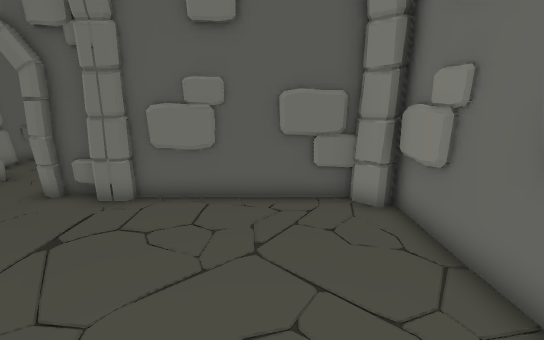
view 1 (above)

19 first-person views from a walk through a Unity game level. The camera is 1.4 m above the floor, tilts 14° down and sees 90° across. Doors are open. The floor is counted in squares, 0.5 m on a side. Each view is taken from the middle of a square. On the plan, view 1 faces up. The plan holds only what a view shows up to about 19 squares ahead; the rest is blank. The place goes on beyond the plan. The player is left out. Some animated figures are left out.

view 2
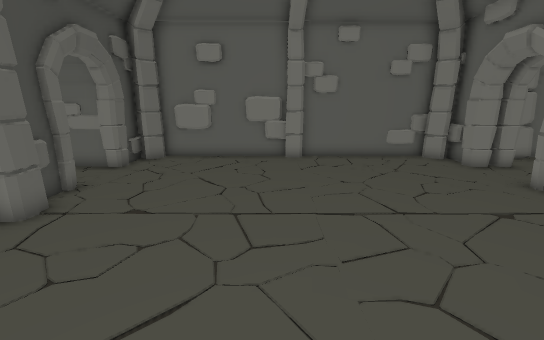

view 3
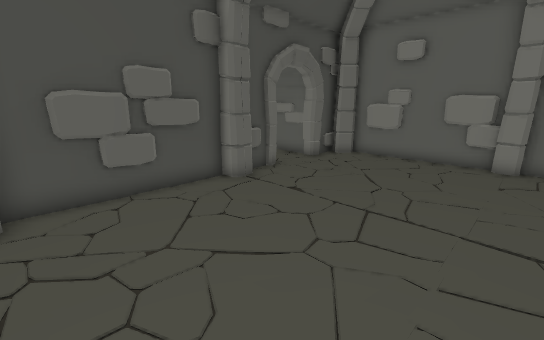

view 4
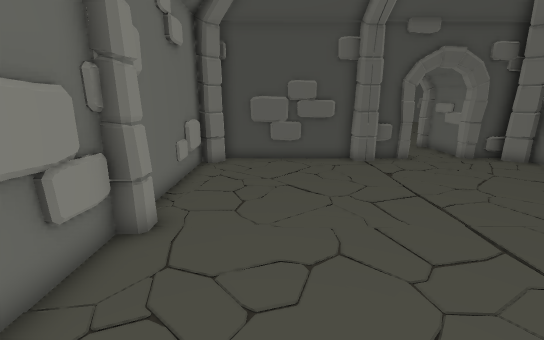

view 5
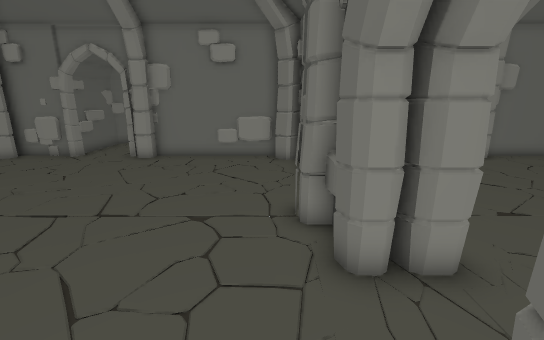

view 6
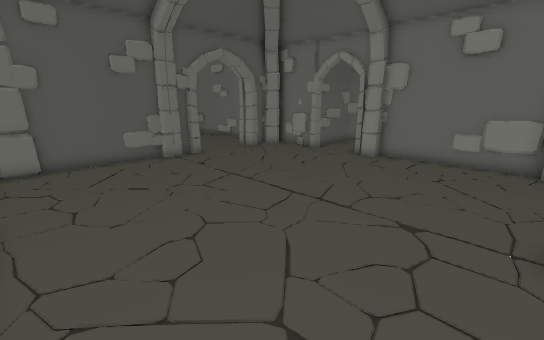

view 7
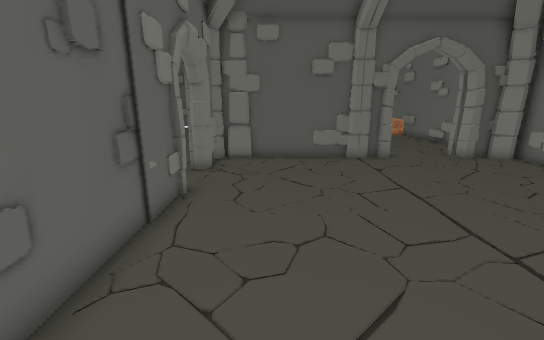

view 8
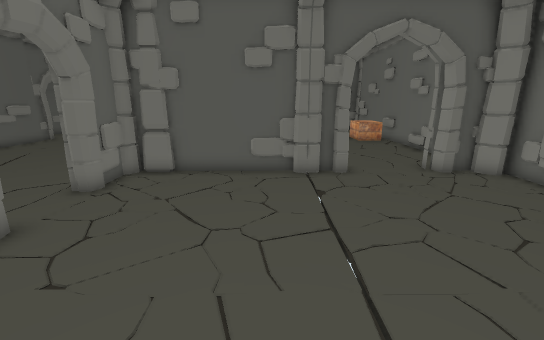

view 9
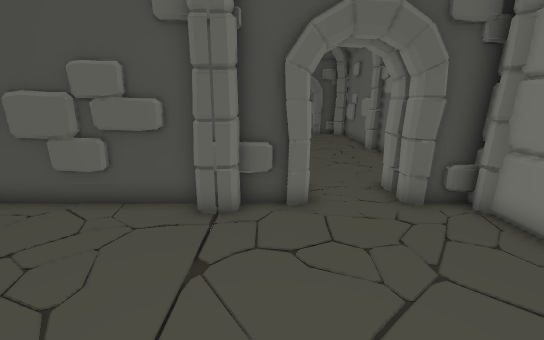

view 10
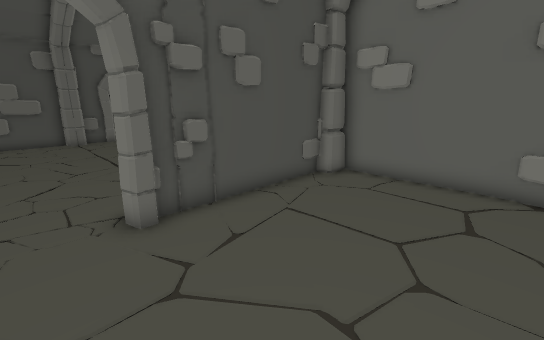

view 11
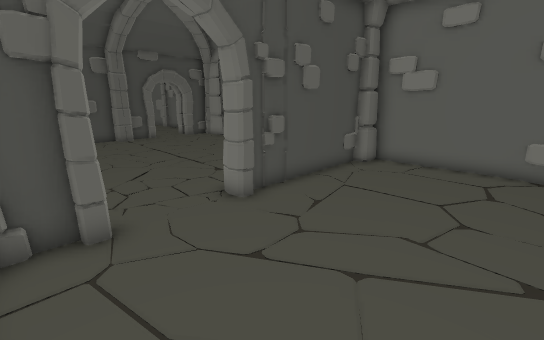

view 12
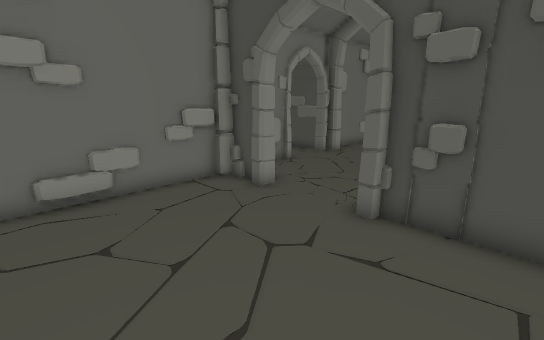

view 13
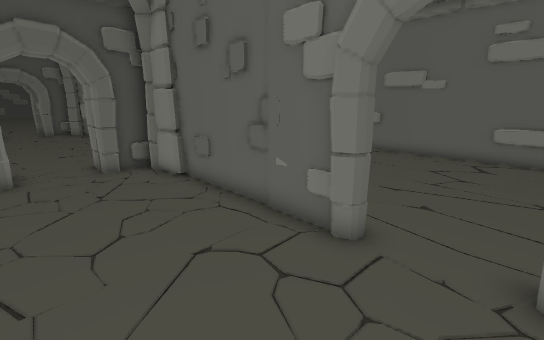

view 14
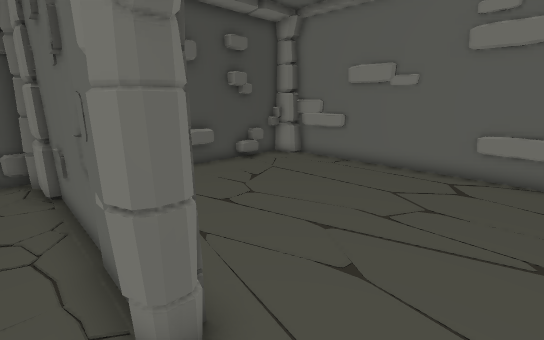

view 15
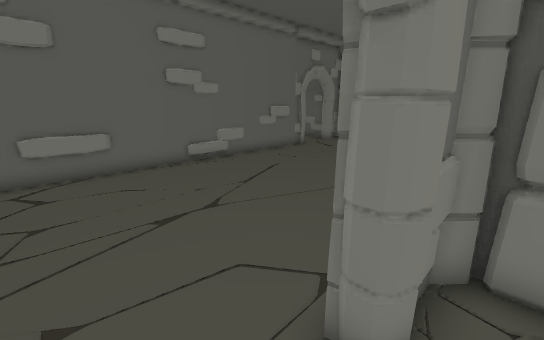

view 16
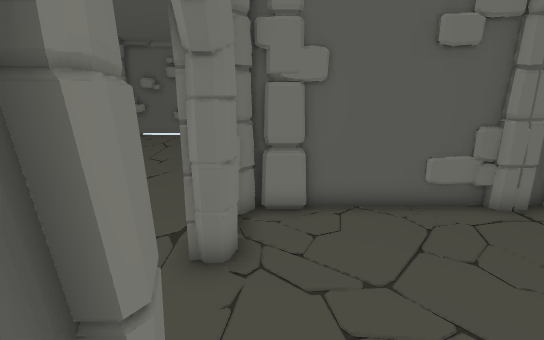

view 17
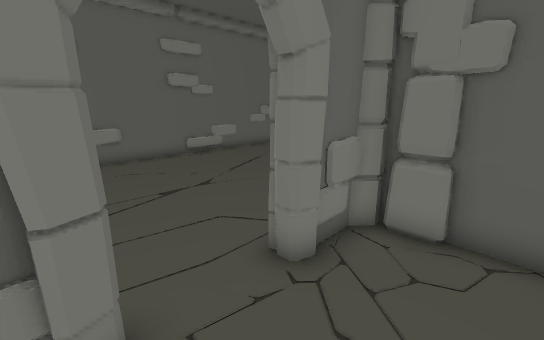

view 18
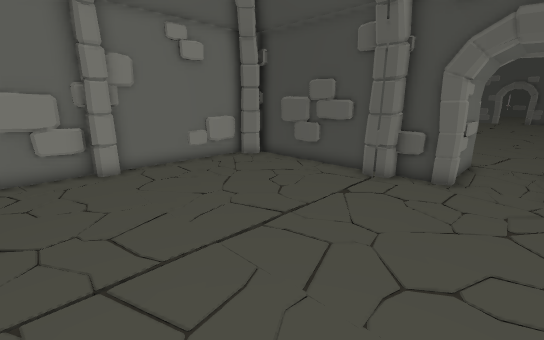

view 19
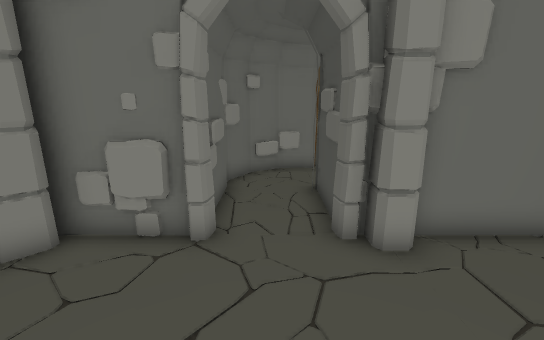

### Floor plan
Key: @ floor where view 1 was taken; # wall or solid block; . floor; D open door; = window, fence, low wall or low ledge; ^ raised ledge; P pillar; O other object.
Columns run from 23 left of view 1 to 8 right of it. Each row starts with its distance up from view 1.
 32 #.......    #.............#
 31 #........   #.............#
 30 #........   #.............#
 29 #........   #.............#
 28 #.........  #.............#
 27 #.........  #.............#
 26 #......... ##P#######...###
 25 #..........#P#######DDDD###
 24 #..........#..............#
 23 #..........#..............##
 22 #..........D..............######
 21 #..........D..............DD##.#
 20 #..........D..............DD....
 19 #.........##..............DD###.
 18 #......... #..............## ##.
 17 #......... #..............#
 16 #......... #..............#
 15 #........  #..............#
 14 #........  #..............#
 13 #.......   #..............#
 12 #=......   #..............#
 11 ##=###^    #..............#
 10            ###..###########
  9            ###..#########
  8            ##ODDD####OO####
  7            #......##......#
  6            #..............#
  5            #..............#
  4            #..............#
  3            #..............#
  2            #..............#
  1            #..............#
  0            #...........@..#
 -1            #..............#
 -2            #..............#
 -3            #..............#
 -4            #..............#
 -5            #..............#
 -6            #..............#
 -7            #=.... ##.....##
 -8            ###..###########
 -9              #..#
-10              #..#
-11              #..#

Where each view was taken, in squares from view 1:
view 1: 0 up, 0 right, facing up
view 2: 1 down, 2 right, facing left
view 3: 1 up, 2 right, facing down-left
view 4: 6 up, 0 right, facing down
view 5: 11 up, 11 left, facing right
view 6: 11 up, 11 left, facing up-right
view 7: 11 up, 9 left, facing up
view 8: 14 up, 6 left, facing up
view 9: 17 up, 6 left, facing down
view 10: 32 up, 1 left, facing down-left
view 11: 32 up, 2 right, facing down-left
view 12: 32 up, 6 left, facing down-right
view 13: 22 up, 7 left, facing down-left
view 14: 22 up, 11 left, facing down-left
view 15: 20 up, 11 left, facing up-left
view 16: 18 up, 11 left, facing up
view 17: 19 up, 9 left, facing up-left
view 18: 3 up, 9 left, facing down-right
view 19: 20 up, 2 left, facing right
